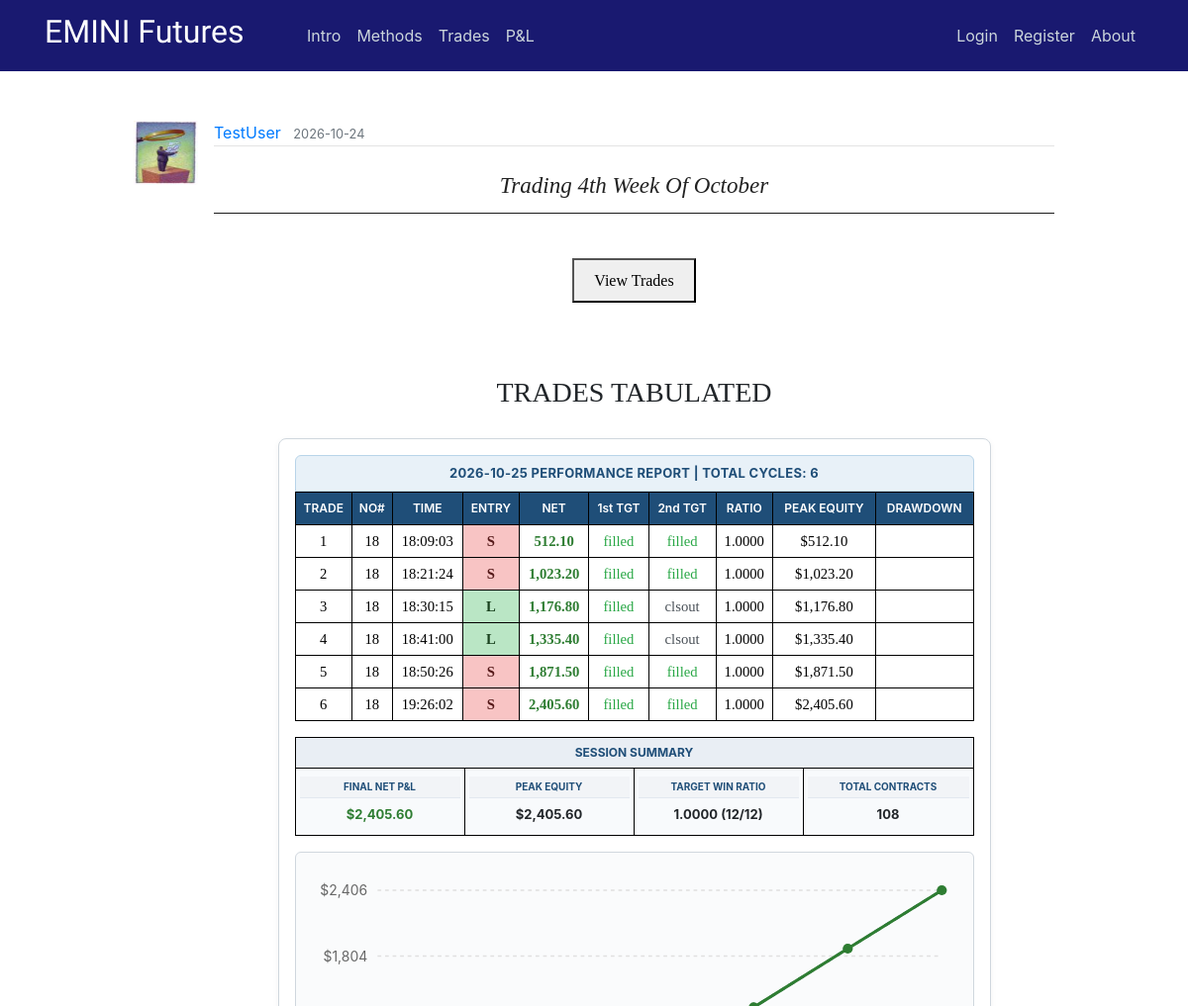
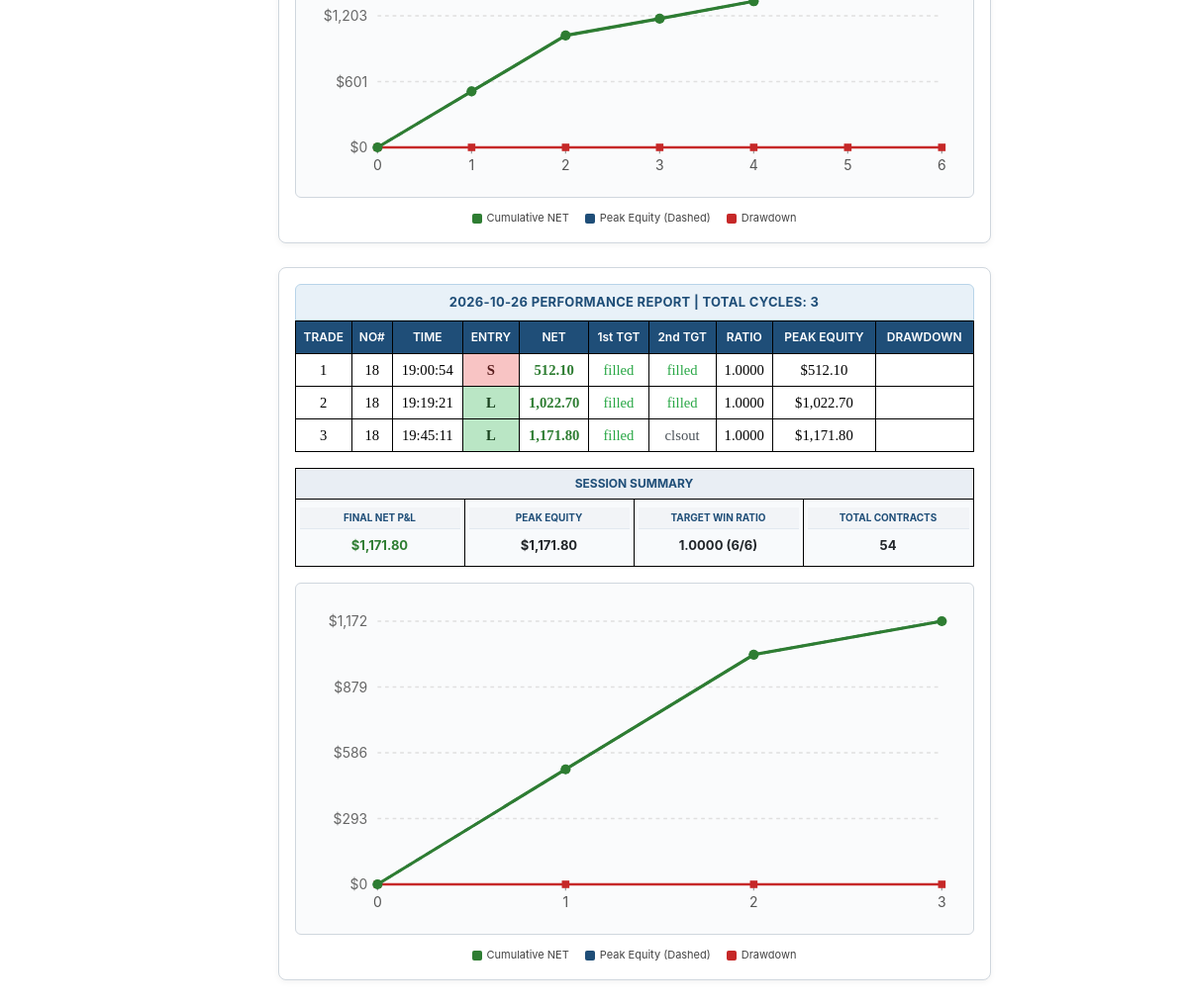
The app's page /post/388, older data (2 pictures, top to bottom).
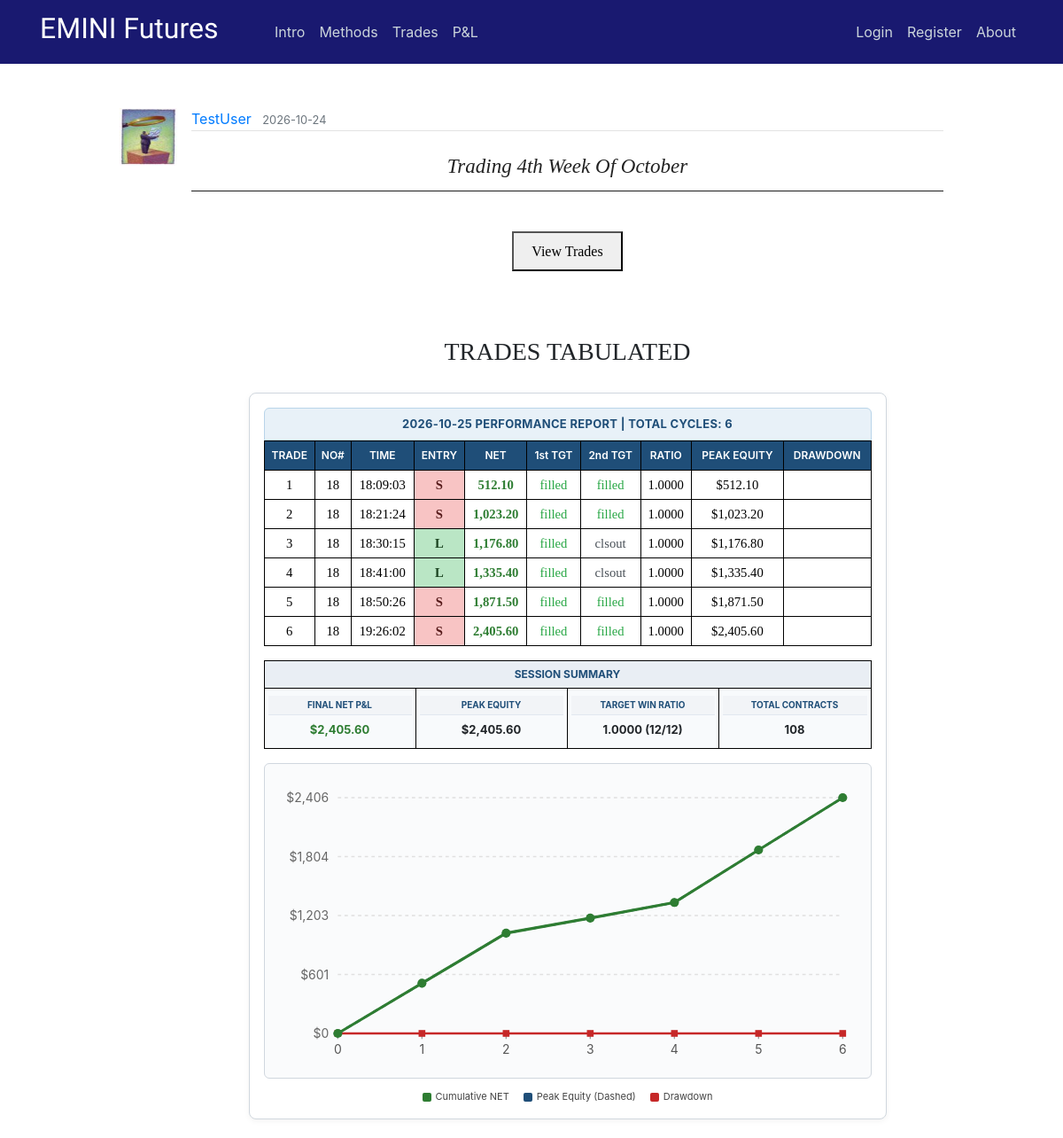
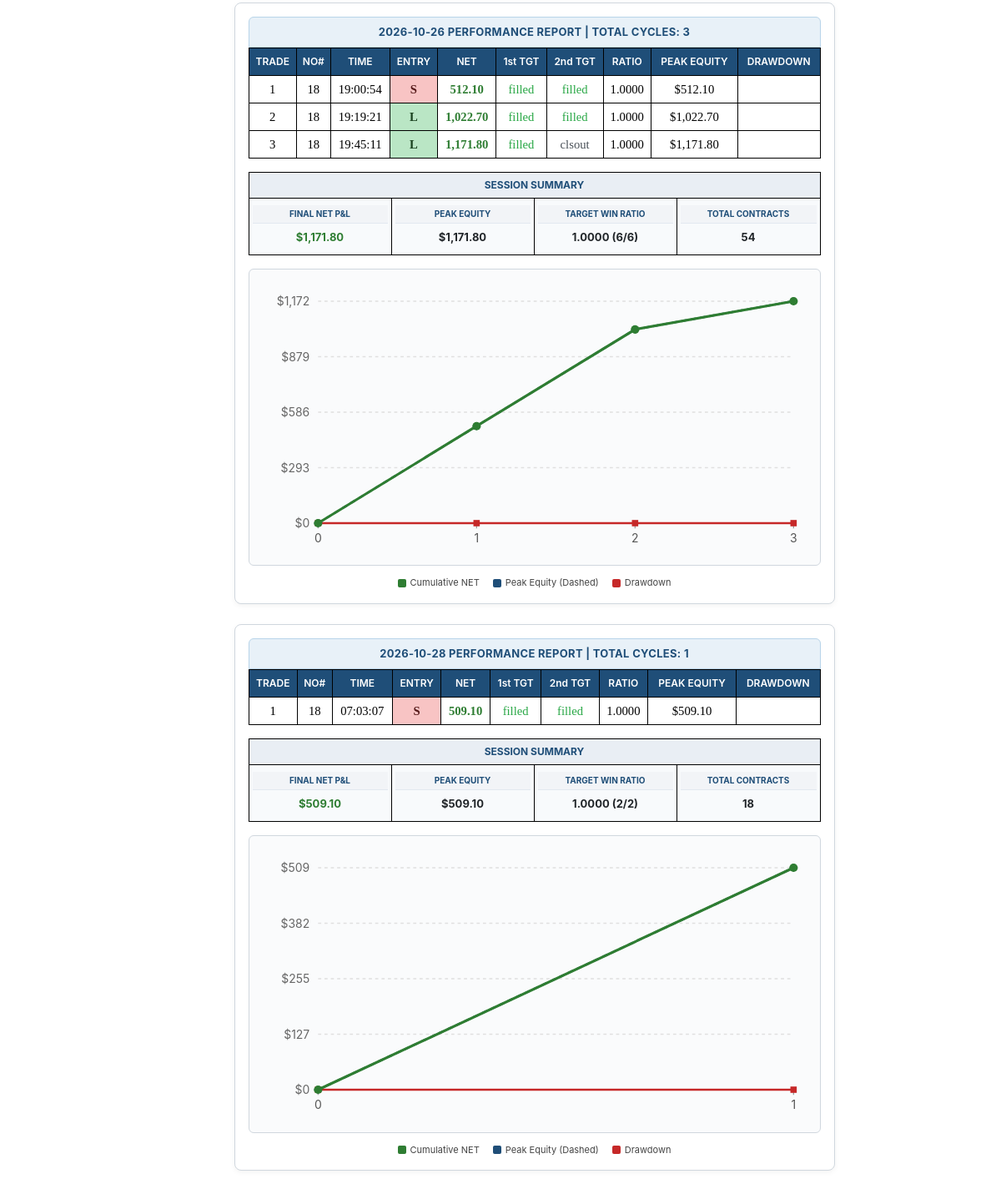
The same page, newer data (2 pictures, top to bottom).
### flaskblog/models.py (models this page shows, shortened)
class User(db.Model, UserMixin):
    id = db.Column(db.Integer, primary_key=True)
    username = db.Column(db.String(20), unique=True, nullable=False)
    email = db.Column(db.String(120), unique=True, nullable=False)
    image_file = db.Column(db.String(20), nullable=False, default='default.jpg')
    password = db.Column(db.String(60), nullable=False)
    posts = db.relationship('Post', backref='author', lazy=True)

class Post(db.Model):
    id = db.Column(db.Integer, primary_key=True)
    title = db.Column(db.String(100), nullable=False)
    date_posted = db.Column(db.DateTime, nullable=False, default=datetime.utcnow)
    content = db.Column(db.Text, nullable=False)
    user_id = db.Column(db.Integer, db.ForeignKey('user.id'), nullable=False)
    teaser_title = db.Column(db.Text, nullable=True)
    teaser_details = db.Column(db.Text, nullable=True)
    teaser_caption = db.Column(db.Text, nullable=True)
    teaser_img = db.Column(db.Text, nullable=True)
    teaser_content = db.Column(db.Text, nullable=True)
    teaser_wkid = db.Column(db.Text, nullable=True)

### flaskblog/posts/routes.py (the view)
@posts.route("/post/<int:post_id>")
def post(post_id):
    post = Post.query.get_or_404(post_id)
    if len(post.teaser_wkid) != 0:
        weekly = post.teaser_wkid
    else:
        weekly = ""
    return render_template('post.html', weekly=weekly, title=post.title, post=post)

### flaskblog/templates/post.html (shortened to what this page needs)
{% extends "layout.html" %}
{% block content %}
  <article class="media content-section" style="border:none;">
    <img class="article-img" src="{{ url_for('static', filename='profile_pics/' + post.author.image_file) }}">
    <div class="media-body">
      <div class="article-metadata">
        <a class="mr-2" href="{{ url_for('users.user_posts', username=post.author.username) }}">{{ post.author.username }}</a>
        <small class="text-muted">{{ post.date_posted.strftime('%Y-%m-%d') }}</small>
      </div>
      <center><br><h3 class="hero-header">{{ post.title }}</h3><hr><br></center>
      {% if weekly |length %}
      <center><button onclick="myDetach()">View Trades</button></center>
      <br>
      <br>
      {% endif %}
      <br><H6>TRADES TABULATED</H6><br>
      {{ post.content|safe }}
  </article>
{% endblock content %}

### flaskblog/templates/layout.html (shortened to what this page needs)
<!DOCTYPE html>
<html xmlns:v="urn:schemas-microsoft-com:vml" xmlns:o="urn:schemas-microsoft-com:office:office" xmlns:x="urn:schemas-microsoft-com:office:excel" xmlns="http://www.w3.org/TR/REC-html40" >
    <head>
      <link rel="stylesheet" href="https://maxcdn.bootstrapcdn.com/bootstrap/4.0.0/css/bootstrap.min.css">
      <link rel="stylesheet" type="text/css" href="{{ url_for('static', filename='main.css') }}">
      <link rel="stylesheet" type="text/css" href="{{ url_for('static', filename='study.css') }}">
      <link rel="stylesheet" type="text/css" href="{{ url_for('static', filename='modal.css') }}">
      <link rel="Stylesheet" type="text/css" href="{{ url_for('static', filename='stylesheet.css') }}">
    </head>
    <body>
    <div class="grid">
    <header class="site-header">
          <nav class="navbar navbar-expand-md navbar-dark bg-steel fixed-top">
              <div class="container">
                <a class="navbar-brand mr-2" href="/"><h2><span style="font-family:Lobster Two">EMINI Futures &nbsp &nbsp &nbsp</span></h2></a>
                <div class="collapse navbar-collapse" id="navbarToggle">
                  <div class="navbar-nav mr-auto">
                    <a class="nav-item nav-link" href="{{ url_for('main.intro') }}">Intro</a>
                    <a class="nav-item nav-link" href="{{ url_for('main.methods') }}">Methods</a>
                    <a class="nav-item nav-link" href="{{ url_for('main.trades') }}">Trades</a>
                    <a class="nav-item nav-link" href="{{ url_for('main.pnl') }}">P&L</a>
                  </div>
                  <div class="navbar-nav">
                    {% if current_user.is_authenticated and current_user.username == "GuestUser" %}
                      <a class="nav-item nav-link" href="{{ url_for('users.login') }}">Members Login</a>
                      <a class="nav-item nav-link" href="{{ url_for('users.logout') }}">Logout</a>
                      <a class="nav-item nav-link" href="{{ url_for('main.about') }}">About</a>
                    {% else %}
                      {% if current_user.is_authenticated %}
                        <a class="nav-item nav-link" href="{{ url_for('posts.new_post') }}">New Post</a>
                        <a class="nav-item nav-link" href="{{ url_for('users.account') }}">Account</a>
                        <a class="nav-item nav-link" href="{{ url_for('users.logout') }}">Logout</a>
                        <a class="nav-item nav-link" href="{{ url_for('main.about') }}">About</a>
                      {% else %}
                        <a class="nav-item nav-link" href="{{ url_for('users.login') }}">Login</a>
                        <a class="nav-item nav-link" href="{{ url_for('users.register') }}">Register</a>
                        <a class="nav-item nav-link" href="{{ url_for('main.about') }}">About</a>
                      {% endif %}
                    {% endif %}
                  </div>
                </div>
              </div>
          </nav>
    </header>
    <main role="main" class="container-fluid site-header-border-adjust col-md-10">
      <div>
        {% block content %}{% endblock %}
      </div>
    </main>
    </body>
</html>

### flaskblog/static/main.css (style rules this page uses)
body { margin-top: 5rem; }
hr { margin-top: 1rem; margin-bottom: 1rem; border: 0; border-top: 1px solid rgba(0, 0, 0, 0.89); }
.bg-steel { background-color: midnightblue; }
.site-header .navbar-nav .nav-link { color: #cbd5db; }
.site-header-border-adjust { margin-top: 7rem; }
.content-section { background: #ffffff; padding: 10px 20px; border: 1px solid #000000; border-radius: 9px; margin-bottom: 20px; }
.article-img { height: 65px; width: 65px; margin-right: 16px; }
.article-metadata { padding-bottom: 1px; margin-bottom: 4px; border-bottom: 1px solid #e3e3e3 }

### flaskblog/static/study.css (style rules this page uses)
h3.hero-header { color: #222; text-transform: capitalize; font-weight: 400; font-style: italic; font-size: 28px; font-family: Baskerville, 'Baskerville Old Face', 'Hoefler Text', Garamond, 'Times New Roman', serif; }
h3 { font-weight: 700; line-height: 1; }
h6 { text-align: center; font-weight: 400; font-size: 24px; font-family: Baskerville, 'Baskerville Old Face', 'Hoefler Text', Garamond, 'Times New Roman', serif; line-height: 1; }
button { margin-top: 5px; margin-bottom: 5px; padding: 8px 20px 7px; font-family: Cambria, Georgia, serif; line-height: 1.6; }
@media screen and (min-width: 25rem) { h3.hero-header { font-size: 23px; } }
@media screen and (min-width: 36rem) { h6 { font-size: 26px; } }
@media screen and (min-width: 48rem) { h6 { font-size: 28px; } }

### flaskblog/static/modal.css (style rules this page uses)
img { margin-bottom: -4px; }

### flaskblog/static/stylesheet.css (style rules this page uses)
tr { mso-height-source:auto; mso-ruby-visibility:none; }
td { mso-style-parent:style0; padding-top:1px; padding-right:1px; padding-left:1px; mso-ignore:padding; mso-number-format:"General"; text-align:general; vertical-align:bottom; white-space:nowrap; mso-rotate:0; mso-pattern:auto; mso-background-source:auto; color:#000000; font-size:11.0pt; font-weight:400; font-style:normal; text-decoration:none; font-family:Calibri; mso-generic-font-family:auto; mso-font-charset:134; border:none; mso-protection:locked visible; }

Row changes from the older to the newer data that the page shows:
changed Post "Trading 4th Week Of October": content "…Peak Equity (Dashed) Drawdown" → "…Peak Equity (Dashed) Drawdown 2026-10-28 PERFORMANCE REPORT | TOTAL CYCLES: 1 TRADE NO# TIME ENTRY NET 1st TGT 2nd TGT RATIO PEAK EQUITY DRAWDOWN 1 18 07:03:07 S 509.10 filled filled 1.0000 $509.10 SESSION SUMMARY FINAL NET P&L $509.10 PEAK EQUITY $509.10 TARGET WIN RATIO 1.0000 (2/2) TOTAL CONTRACTS 18 $0 $127 $255 $382 $509 0 1 Cumulative NET Peak Equity (Dashed) Drawdown"
